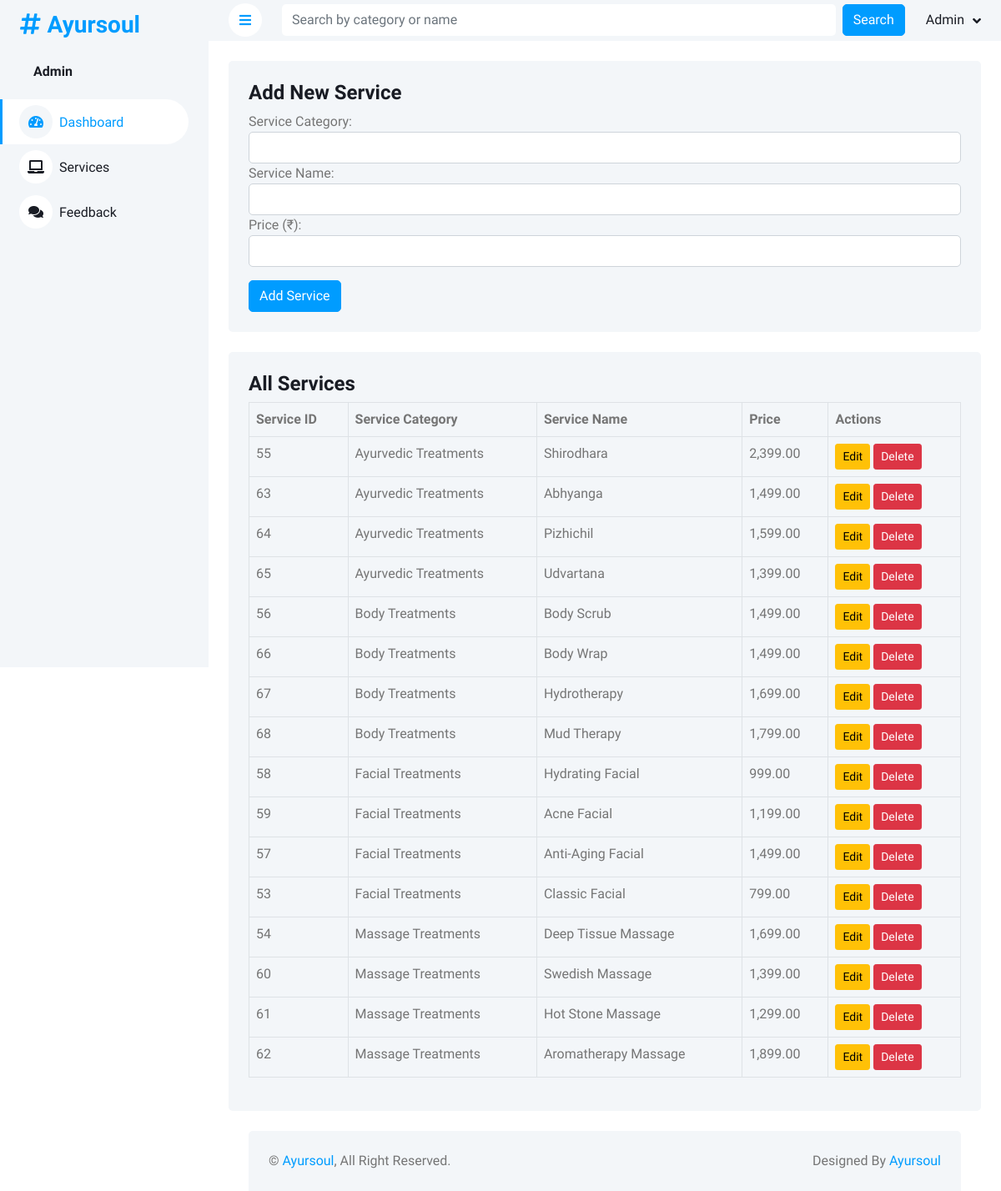
The app's page /_adminpage/all_services.php with its own data.
### tables this page shows
CREATE TABLE IF NOT EXISTS `services` (
  `id` int NOT NULL AUTO_INCREMENT,
  `category` varchar(255) NOT NULL,
  `name` varchar(255) NOT NULL,
  `price` decimal(10,2) NOT NULL,
  PRIMARY KEY (`id`)
);

### _adminpage/all_services.php (the view, shortened to what this page needs)
<?php
$db = mysqli_connect('localhost', 'root', '', 'userform');
$services_query = "SELECT * FROM services";
$search_query = '';
$services_result = mysqli_query($db, $services_query);
?>
<!DOCTYPE html>
<html lang="en">
<head>
    <link href="https://cdnjs.cloudflare.com/ajax/libs/font-awesome/5.10.0/css/all.min.css" rel="stylesheet">
    <link href="https://cdn.jsdelivr.net/npm/bootstrap-icons@1.4.1/font/bootstrap-icons.css" rel="stylesheet">
    <link href="lib/owlcarousel/assets/owl.carousel.min.css" rel="stylesheet">
    <link href="lib/tempusdominus/css/tempusdominus-bootstrap-4.min.css" rel="stylesheet" />
    <link href="css/bootstrap.min.css" rel="stylesheet">
    <link href="css/style.css" rel="stylesheet">
</head>
<body>
    <div class="container-fluid position-relative bg-white d-flex p-0">
        <div class="sidebar pe-4 pb-3">
            <nav class="navbar bg-light navbar-light">
                <a href="index.php" class="navbar-brand mx-4 mb-3">
                    <h3 class="text-primary"><i class="fa fa-hashtag me-2"></i>Ayursoul</h3>
                </a>
                <div class="d-flex align-items-center ms-4 mb-4">
                    <div class="ms-3">
                        <h6 class="mb-0">Admin</h6>
                    </div>
                </div>
                <div class="navbar-nav w-100">
                    <a href="index.php" class="nav-item nav-link active"><i class="fa fa-tachometer-alt me-2"></i>Dashboard</a>
                        <a href="all_services.php" class="nav-item nav-link" ><i class="fa fa-laptop me-2"></i>Services</a>
                        <a href="feedback.php" class="nav-item nav-link"><i class="fa fa-comments me-2"></i>Feedback</a>
                </div>
            </nav>
        </div>
        <div class="content">
            <nav class="navbar navbar-expand bg-light navbar-light sticky-top px-4 py-0">
                <a href="#" class="sidebar-toggler flex-shrink-0">
                    <i class="fa fa-bars"></i>
                </a>
<form method="GET" action="all_services.php" class="d-none d-md-flex ms-4" style="width: 100%;">
    <input type="text" name="search" class="form-control border-0 flex-grow-1" placeholder="Search by category or name" value="<?php echo htmlspecialchars($search_query); ?>">
    <button type="submit" class="btn btn-primary ms-2">Search</button>
</form>
<div class="navbar-nav align-items-center ms-auto">
                    <div class="nav-item dropdown">
                        <a href="#" class="nav-link dropdown-toggle" data-bs-toggle="dropdown">
                            <span class="d-none d-lg-inline-flex">Admin</span>
                        </a>
                    </div>
                </div>
            </nav>
<div class="container-fluid pt-4 px-4">
    <div class="bg-light rounded p-4 mb-4">
        <h4>Add New Service</h4>
        <form method="POST" action="all_services.php">
            <div class="form-group">
                <label for="category">Service Category:</label>
                <input type="text" name="category" class="form-control" required>
            </div>
            <div class="form-group">
                <label for="name">Service Name:</label>
                <input type="text" name="name" class="form-control" required>
            </div>
            <div class="form-group">
                <label for="price">Price (₹):</label>
                <input type="number" step="0.01" name="price" class="form-control" required>
            </div>
            <button type="submit" class="btn btn-primary mt-3">Add Service</button>
        </form>
    </div>
<div class="bg-light rounded p-4">
    <h4>All Services</h4>
    <div class="table-responsive">
        <table class="table table-bordered">
            <thead>
                <tr>
                    <th>Service ID</th>
                    <th>Service Category</th>
                    <th>Service Name</th>
                    <th>Price</th>
                    <th>Actions</th>
                </tr>
            </thead>
            <tbody>
                <?php
                $servicesByCategory = [];
                while ($service = mysqli_fetch_assoc($services_result)) {
                    $servicesByCategory[$service['category']][] = $service;
                }
                ksort($servicesByCategory);
                foreach ($servicesByCategory as $category => $services) {
                    foreach ($services as $service) {
                        echo '<tr>';
                        echo '<td>' . htmlspecialchars($service['id']) . '</td>';
                        echo '<td>' . htmlspecialchars($category) . '</td>';
                        echo '<td>' . htmlspecialchars($service['name']) . '</td>';
                        echo '<td>' . htmlspecialchars(number_format($service['price'], 2)) . '</td>';
                        echo '<td>
                                <button type="button" class="btn btn-warning btn-sm" data-bs-toggle="modal" data-bs-target="#editServiceModal' . $service['id'] . '">Edit</button>
                                <form action="" method="POST" style="display:inline-block;">
                                    <input type="hidden" name="service_id" value="' . $service['id'] . '">
                                    <button type="submit" name="delete_service" class="btn btn-danger btn-sm">Delete</button>
                                </form>
                              </td>';
                        echo '</tr>';
                    }
                }
                ?>
            </tbody>
        </table>
    </div>
</div>
            <div class="container-fluid pt-4 px-4">
                <div class="bg-light rounded-top p-4">
                    <div class="row">
                        <div class="col-12 col-sm-6 text-center text-sm-start">
                            &copy; <a href="#">Ayursoul</a>, All Right Reserved.
                        </div>
                        <div class="col-12 col-sm-6 text-center text-sm-end">
                            Designed By <a href="#">Ayursoul</a>
                        </div>
                    </div>
                </div>
            </div>
        </div>
</body>
</html>

### _adminpage/css/style.css (style rules this page uses)
:root { --primary: #009CFF; --light: #F3F6F9; --dark: #191C24; }
.btn { transition: .5s; }
.btn.btn-primary { color: #FFFFFF; }
.sidebar { position: fixed; top: 0; left: 0; bottom: 0; width: 250px; height: 100vh; overflow-y: auto; background: var(--light); transition: 0.5s; z-index: 999; }
.content { margin-left: 250px; min-height: 100vh; background: #FFFFFF; transition: 0.5s; }
@media (min-width: 992px) { .sidebar { margin-left: 0; } }
@media (min-width: 992px) { .content { width: calc(100% - 250px); } }
.sidebar .navbar .navbar-nav .nav-link { padding: 7px 20px; color: var(--dark); font-weight: 500; border-left: 3px solid var(--light); border-radius: 0 30px 30px 0; outline: none; }
.sidebar .navbar .navbar-nav .nav-link:hover, .sidebar .navbar .navbar-nav .nav-link.active { color: var(--primary); background: #FFFFFF; border-color: var(--primary); }
.sidebar .navbar .navbar-nav .nav-link i { width: 40px; height: 40px; display: inline-flex; align-items: center; justify-content: center; background: #FFFFFF; border-radius: 40px; }
.sidebar .navbar .navbar-nav .nav-link:hover i, .sidebar .navbar .navbar-nav .nav-link.active i { background: var(--light); }
.content .navbar .navbar-nav .nav-link { margin-left: 25px; padding: 12px 0; color: var(--dark); outline: none; }
.content .navbar .sidebar-toggler, .content .navbar .navbar-nav .nav-link i { width: 40px; height: 40px; display: inline-flex; align-items: center; justify-content: center; background: #FFFFFF; border-radius: 40px; }
.content .navbar .dropdown-toggle::after { margin-left: 6px; vertical-align: middle; border: none; content: "\f107"; font-family: "Font Awesome 5 Free"; font-weight: 900; transition: .5s; }

### records on screen
services: id "55", category "Ayurvedic Treatments", name "Shirodhara", price "2,399.00"
services: id "63", category "Ayurvedic Treatments", name "Abhyanga", price "1,499.00"
services: id "64", category "Ayurvedic Treatments", name "Pizhichil", price "1,599.00"
services: id "65", category "Ayurvedic Treatments", name "Udvartana", price "1,399.00"
services: id "56", category "Body Treatments", name "Body Scrub", price "1,499.00"
services: id "66", category "Body Treatments", name "Body Wrap", price "1,499.00"
services: id "67", category "Body Treatments", name "Hydrotherapy", price "1,699.00"
services: id "68", category "Body Treatments", name "Mud Therapy", price "1,799.00"
services: id "58", category "Facial Treatments", name "Hydrating Facial", price "999.00"
services: id "59", category "Facial Treatments", name "Acne Facial", price "1,199.00"
services: id "57", category "Facial Treatments", name "Anti-Aging Facial", price "1,499.00"
services: id "53", category "Facial Treatments", name "Classic Facial", price "799.00"
services: id "54", category "Massage Treatments", name "Deep Tissue Massage", price "1,699.00"
services: id "60", category "Massage Treatments", name "Swedish Massage", price "1,399.00"
services: id "61", category "Massage Treatments", name "Hot Stone Massage", price "1,299.00"
services: id "62", category "Massage Treatments", name "Aromatherapy Massage", price "1,899.00"
